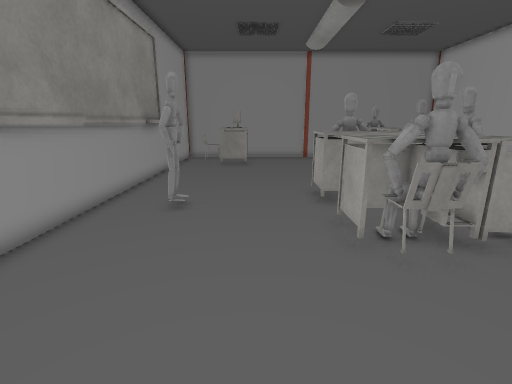
[1] (above)

16 first-person views from a walk through a scene from a Unity 3-D project. The camera is 1.5 m above the floor, tilts 14° down and sees 85° across. The floor is counted in squares, 0.5 m on a side. Each view is taken from the middle of a square. On the plan, view 1 faces up. The plan holds only what a view shows up to about 20 squares ahead; the rest is blank. The place goes on beyond the plan. Door leaves are left out, so doorways stand open. Some surface patterns are stand-ins.

[2]
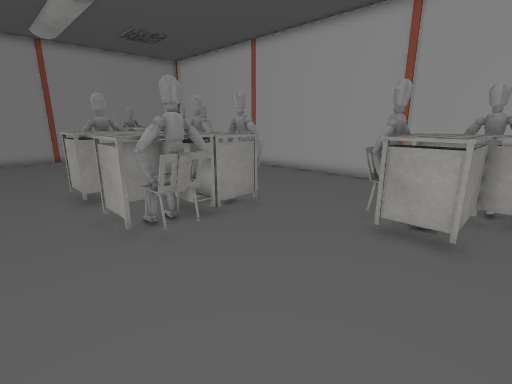

[3]
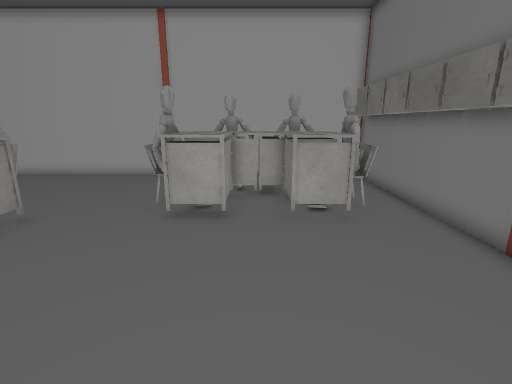

[4]
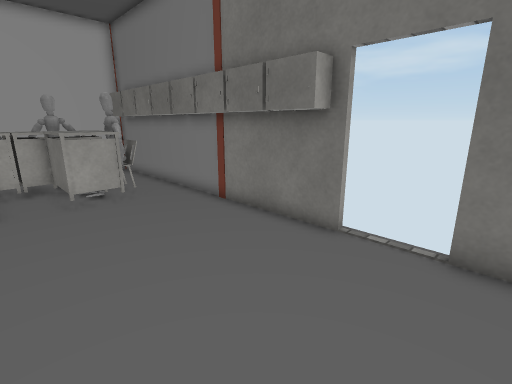

[5]
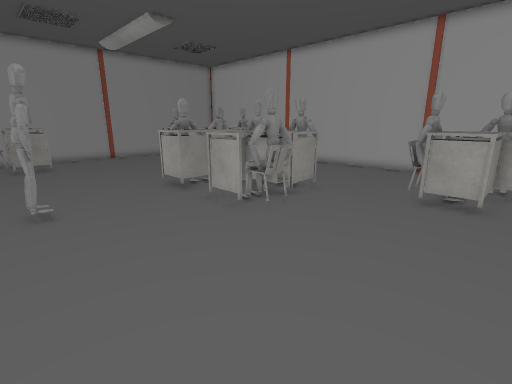

[6]
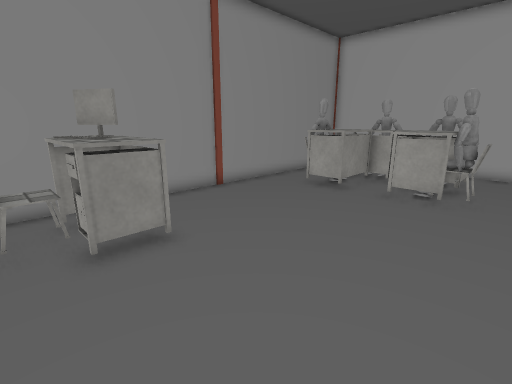

[7]
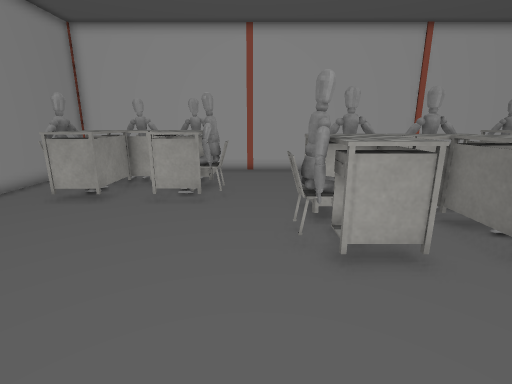

[8]
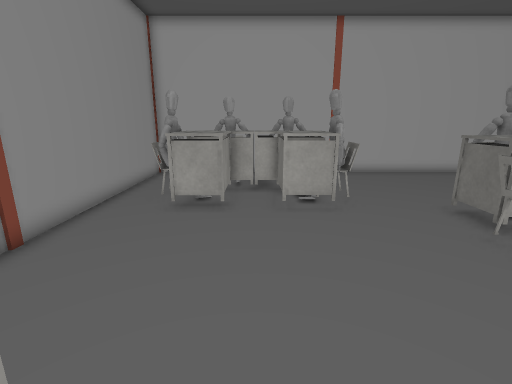

[9]
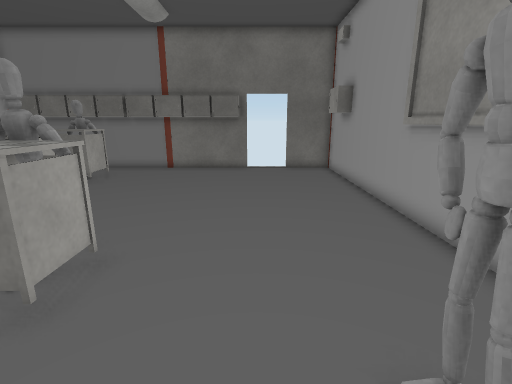

[10]
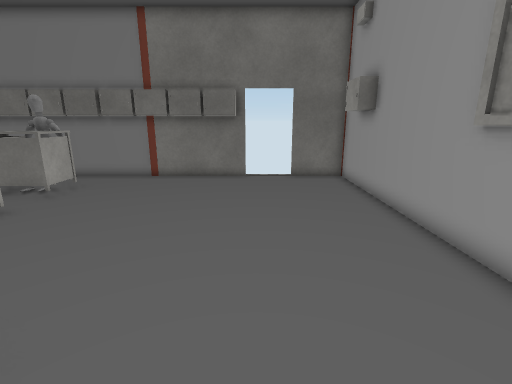

[11]
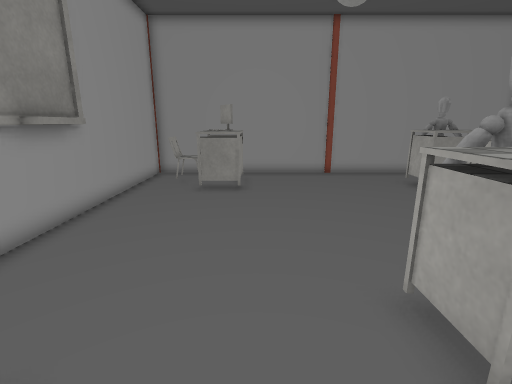

[12]
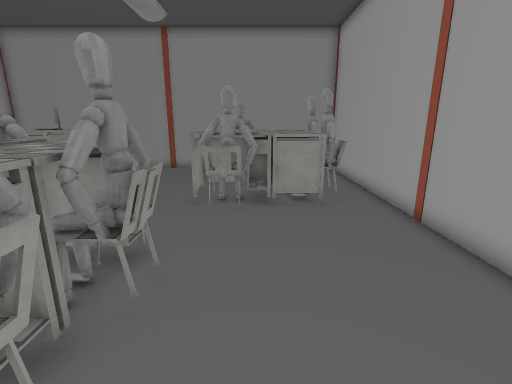

[13]
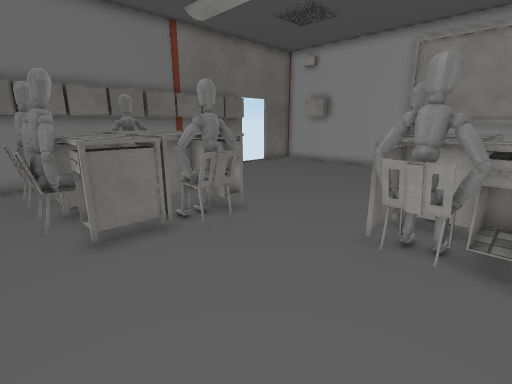

[14]
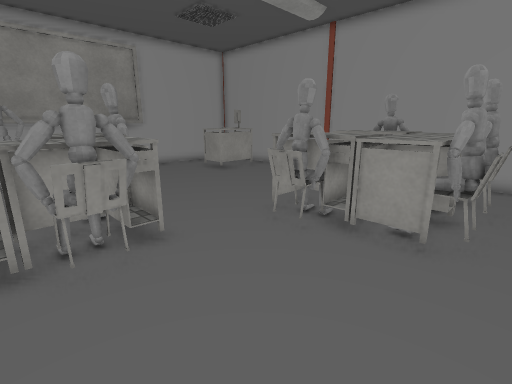

[15]
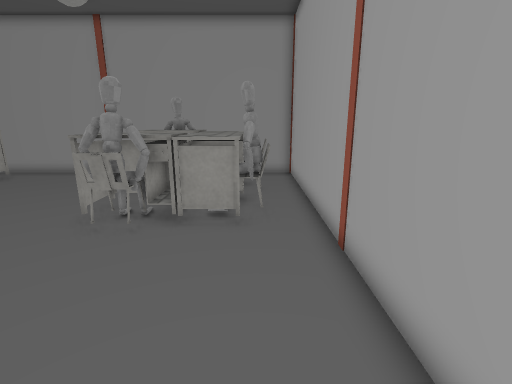

[16]
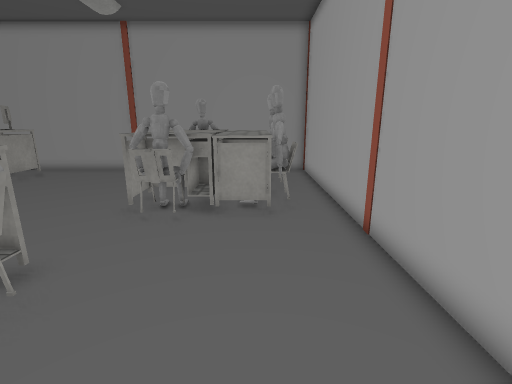

### Floor plan
Points are (right, up) in squares from view 1. A wall is a line through its corners. A room is listed if a view was taken in it or the views show most of it. See-through windows are left out.
Room 1 (views 1, 2, 3, 4, 5, 6, 7, 8, 9, 10, 11, 12, 13, 14, 15, 16)
walls: (-2.6, 10.3) (-2.8, 9.7) (-2.7, 9.7) (-2.9, 9.6) (-3.1, 9.2); (-2.6, 10.5) (-2.8, 10.2) (-2.6, 9.6) (-2.9, 9.3) (-3.3, 10.1); (-2.6, 10.6) (-3, 9.7); (-2.8, 9.4) (-2.8, 9.1); (-2.7, 10.7) (-2.8, 9.1); (-2.9, 9.4) (-2.7, 9.2); (-2.8, 10.7) (-2.8, 9); (-3, 10.1) (-2.7, 9.5); (-5.3, 17) (-5.3, 15) (-5.8, 15); (-5.7, 17.6) (-5.7, 2.8); (4.4, -6.9) (11.5, -6.9); (-0.5, -6.9) (2.5, -6.9); (13.4, -6.9) (15.1, -6.9) (15.1, 25) (-5.9, 25) (-5.9, -6.9) (-3, -6.9)
ways out: open door at (-2, -7)
objects: chair (-4, 22) to (-3, 23); table (-3, 20) to (-1, 21); other object (-2, 22) to (-2, 23); computer (-1, 22) to (-1, 23); other object (0, -7) to (1, -6); other object (2, -7) to (3, -6); table (2, 6) to (5, 8); table (2, 10) to (5, 12); chair (3, 5) to (4, 6); other object (3, 13); other object (4, -7) to (5, -6); chair (4, 13) to (5, 13); table (5, 6) to (7, 9); other object (6, -7) to (7, -6); table (6, 10) to (7, 12); table (7, -4) to (10, -2); table (7, 0) to (10, 2); other object (8, -7) to (9, -6); chair (8, -5) to (9, -5); chair (8, 7) to (8, 8); chair (8, 10) to (8, 11); chair (8, 15) to (9, 16); table (8, 16) to (10, 18); table (8, 20) to (10, 22); chair (9, 2) to (10, 3); chair (9, 23) to (10, 23); other object (10, -7) to (10, -6); other object (11, -7) to (12, -6); table (11, -4) to (12, -1); table (11, 0) to (12, 2); table (11, 16) to (13, 19); table (11, 20) to (12, 22); other object (13, -7) to (14, -6); other object (13, -4); chair (13, -3) to (13, -2); other object (13, -1); chair (13, 0) to (13, 1); other object (13, 16); chair (13, 17) to (13, 18); chair (13, 20) to (13, 21)

Positions as (right, up) in squares from view 1, and headings:
1: (0, 0), facing up
2: (0, -1), facing up-right
3: (-1, -1), facing right
4: (-4, 0), facing down-right
5: (-4, -1), facing up-right
6: (-4, 14), facing up-right
7: (-3, 14), facing right
8: (-2, 19), facing right
9: (-1, 12), facing down
10: (-1, 9), facing down
11: (0, 8), facing up
12: (10, 6), facing up
13: (14, 9), facing down-left
14: (14, 9), facing up-left
15: (13, 8), facing up
16: (12, 7), facing up
